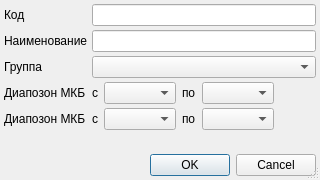
<?xml version="1.0" encoding="UTF-8"?>
<ui version="4.0">
 <class>MKBMorphologyEditor</class>
 <widget class="QDialog" name="MKBMorphologyEditor">
  <property name="geometry">
   <rect>
    <x>0</x>
    <y>0</y>
    <width>320</width>
    <height>180</height>
   </rect>
  </property>
  <property name="windowTitle">
   <string>Dialog</string>
  </property>
  <property name="sizeGripEnabled">
   <bool>true</bool>
  </property>
  <layout class="QGridLayout" name="gridLayout">
   <property name="margin">
    <number>4</number>
   </property>
   <property name="spacing">
    <number>4</number>
   </property>
   <item row="6" column="0">
    <widget class="QLabel" name="lblDiagRange1">
     <property name="sizePolicy">
      <sizepolicy hsizetype="Maximum" vsizetype="Preferred">
       <horstretch>0</horstretch>
       <verstretch>0</verstretch>
      </sizepolicy>
     </property>
     <property name="text">
      <string>Диапозон МКБ</string>
     </property>
     <property name="buddy">
      <cstring>cmbDiagRangeFrom1</cstring>
     </property>
    </widget>
   </item>
   <item row="4" column="0">
    <widget class="QLabel" name="lblGroup">
     <property name="sizePolicy">
      <sizepolicy hsizetype="Maximum" vsizetype="Preferred">
       <horstretch>0</horstretch>
       <verstretch>0</verstretch>
      </sizepolicy>
     </property>
     <property name="text">
      <string>Группа</string>
     </property>
     <property name="buddy">
      <cstring>cmbGroup</cstring>
     </property>
    </widget>
   </item>
   <item row="1" column="1" colspan="2">
    <widget class="QLineEdit" name="edtName"/>
   </item>
   <item row="8" column="1">
    <widget class="QFrame" name="frmDiagRange2">
     <property name="sizePolicy">
      <sizepolicy hsizetype="Preferred" vsizetype="Maximum">
       <horstretch>0</horstretch>
       <verstretch>0</verstretch>
      </sizepolicy>
     </property>
     <property name="frameShape">
      <enum>QFrame::NoFrame</enum>
     </property>
     <property name="frameShadow">
      <enum>QFrame::Plain</enum>
     </property>
     <property name="lineWidth">
      <number>0</number>
     </property>
     <layout class="QGridLayout" name="gridLayout_3">
      <property name="margin">
       <number>0</number>
      </property>
      <item row="0" column="0">
       <widget class="QLabel" name="lblDiagRangeFrom2">
        <property name="sizePolicy">
         <sizepolicy hsizetype="Maximum" vsizetype="Preferred">
          <horstretch>0</horstretch>
          <verstretch>0</verstretch>
         </sizepolicy>
        </property>
        <property name="text">
         <string>с</string>
        </property>
        <property name="buddy">
         <cstring>cmbDiagRangeFrom2</cstring>
        </property>
       </widget>
      </item>
      <item row="0" column="1">
       <widget class="CICDCodeEditEx" name="cmbDiagRangeFrom2"/>
      </item>
      <item row="0" column="2">
       <widget class="QLabel" name="lblDiagRangeTo2">
        <property name="sizePolicy">
         <sizepolicy hsizetype="Maximum" vsizetype="Preferred">
          <horstretch>0</horstretch>
          <verstretch>0</verstretch>
         </sizepolicy>
        </property>
        <property name="text">
         <string>по</string>
        </property>
        <property name="buddy">
         <cstring>cmbDiagRangeTo2</cstring>
        </property>
       </widget>
      </item>
      <item row="0" column="3">
       <widget class="CICDCodeEditEx" name="cmbDiagRangeTo2"/>
      </item>
     </layout>
    </widget>
   </item>
   <item row="4" column="1" colspan="2">
    <widget class="CRBComboBox" name="cmbGroup"/>
   </item>
   <item row="6" column="2">
    <spacer name="horizontalSpacer">
     <property name="orientation">
      <enum>Qt::Horizontal</enum>
     </property>
     <property name="sizeHint" stdset="0">
      <size>
       <width>40</width>
       <height>20</height>
      </size>
     </property>
    </spacer>
   </item>
   <item row="1" column="0">
    <widget class="QLabel" name="lblName">
     <property name="sizePolicy">
      <sizepolicy hsizetype="Maximum" vsizetype="Preferred">
       <horstretch>0</horstretch>
       <verstretch>0</verstretch>
      </sizepolicy>
     </property>
     <property name="text">
      <string>Наименование</string>
     </property>
     <property name="buddy">
      <cstring>edtName</cstring>
     </property>
    </widget>
   </item>
   <item row="6" column="1">
    <widget class="QFrame" name="frmDiagRange1">
     <property name="sizePolicy">
      <sizepolicy hsizetype="Preferred" vsizetype="Maximum">
       <horstretch>0</horstretch>
       <verstretch>0</verstretch>
      </sizepolicy>
     </property>
     <property name="frameShape">
      <enum>QFrame::NoFrame</enum>
     </property>
     <property name="frameShadow">
      <enum>QFrame::Plain</enum>
     </property>
     <property name="lineWidth">
      <number>0</number>
     </property>
     <layout class="QGridLayout" name="gridLayout_2">
      <property name="margin">
       <number>0</number>
      </property>
      <item row="0" column="0">
       <widget class="QLabel" name="lblDiagRangeFrom1">
        <property name="sizePolicy">
         <sizepolicy hsizetype="Maximum" vsizetype="Preferred">
          <horstretch>0</horstretch>
          <verstretch>0</verstretch>
         </sizepolicy>
        </property>
        <property name="text">
         <string>с</string>
        </property>
        <property name="buddy">
         <cstring>cmbDiagRangeFrom1</cstring>
        </property>
       </widget>
      </item>
      <item row="0" column="1">
       <widget class="CICDCodeEditEx" name="cmbDiagRangeFrom1"/>
      </item>
      <item row="0" column="2">
       <widget class="QLabel" name="lblDiagRangeTo1">
        <property name="sizePolicy">
         <sizepolicy hsizetype="Maximum" vsizetype="Preferred">
          <horstretch>0</horstretch>
          <verstretch>0</verstretch>
         </sizepolicy>
        </property>
        <property name="text">
         <string>по</string>
        </property>
        <property name="buddy">
         <cstring>cmbDiagRangeTo1</cstring>
        </property>
       </widget>
      </item>
      <item row="0" column="3">
       <widget class="CICDCodeEditEx" name="cmbDiagRangeTo1"/>
      </item>
     </layout>
    </widget>
   </item>
   <item row="8" column="0">
    <widget class="QLabel" name="lblDiagRange2">
     <property name="sizePolicy">
      <sizepolicy hsizetype="Maximum" vsizetype="Preferred">
       <horstretch>0</horstretch>
       <verstretch>0</verstretch>
      </sizepolicy>
     </property>
     <property name="text">
      <string>Диапозон МКБ</string>
     </property>
     <property name="buddy">
      <cstring>cmbDiagRangeFrom2</cstring>
     </property>
    </widget>
   </item>
   <item row="9" column="0">
    <spacer name="verticalSpacer">
     <property name="orientation">
      <enum>Qt::Vertical</enum>
     </property>
     <property name="sizeHint" stdset="0">
      <size>
       <width>20</width>
       <height>40</height>
      </size>
     </property>
    </spacer>
   </item>
   <item row="0" column="1" colspan="2">
    <widget class="QLineEdit" name="edtCode"/>
   </item>
   <item row="0" column="0">
    <widget class="QLabel" name="lblCode">
     <property name="sizePolicy">
      <sizepolicy hsizetype="Maximum" vsizetype="Preferred">
       <horstretch>0</horstretch>
       <verstretch>0</verstretch>
      </sizepolicy>
     </property>
     <property name="text">
      <string>Код</string>
     </property>
     <property name="buddy">
      <cstring>edtCode</cstring>
     </property>
    </widget>
   </item>
   <item row="8" column="2">
    <spacer name="horizontalSpacer_2">
     <property name="orientation">
      <enum>Qt::Horizontal</enum>
     </property>
     <property name="sizeHint" stdset="0">
      <size>
       <width>40</width>
       <height>20</height>
      </size>
     </property>
    </spacer>
   </item>
   <item row="10" column="0" colspan="3">
    <widget class="QDialogButtonBox" name="buttonBox">
     <property name="standardButtons">
      <set>QDialogButtonBox::Cancel|QDialogButtonBox::Ok</set>
     </property>
    </widget>
   </item>
  </layout>
 </widget>
 <customwidgets>
  <customwidget>
   <class>CRBComboBox</class>
   <extends>QComboBox</extends>
   <header>library/crbcombobox.h</header>
  </customwidget>
  <customwidget>
   <class>CICDCodeEditEx</class>
   <extends>QComboBox</extends>
   <header>library/ICDCodeEdit.h</header>
  </customwidget>
 </customwidgets>
 <tabstops>
  <tabstop>edtCode</tabstop>
  <tabstop>edtName</tabstop>
  <tabstop>cmbGroup</tabstop>
  <tabstop>cmbDiagRangeFrom1</tabstop>
  <tabstop>cmbDiagRangeTo1</tabstop>
  <tabstop>cmbDiagRangeFrom2</tabstop>
  <tabstop>cmbDiagRangeTo2</tabstop>
 </tabstops>
 <resources/>
 <connections>
  <connection>
   <sender>buttonBox</sender>
   <signal>accepted()</signal>
   <receiver>MKBMorphologyEditor</receiver>
   <slot>accept()</slot>
   <hints>
    <hint type="sourcelabel">
     <x>167</x>
     <y>153</y>
    </hint>
    <hint type="destinationlabel">
     <x>167</x>
     <y>84</y>
    </hint>
   </hints>
  </connection>
  <connection>
   <sender>buttonBox</sender>
   <signal>rejected()</signal>
   <receiver>MKBMorphologyEditor</receiver>
   <slot>reject()</slot>
   <hints>
    <hint type="sourcelabel">
     <x>167</x>
     <y>153</y>
    </hint>
    <hint type="destinationlabel">
     <x>167</x>
     <y>84</y>
    </hint>
   </hints>
  </connection>
 </connections>
</ui>
